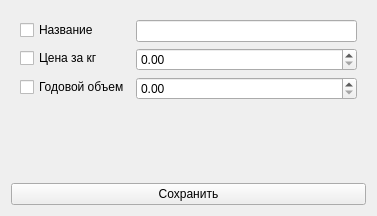
<?xml version="1.0" encoding="UTF-8"?>
<ui version="4.0">
 <class>Form</class>
 <widget class="QWidget" name="Form">
  <property name="geometry">
   <rect>
    <x>0</x>
    <y>0</y>
    <width>377</width>
    <height>216</height>
   </rect>
  </property>
  <property name="windowTitle">
   <string>Form</string>
  </property>
  <layout class="QVBoxLayout" name="verticalLayout">
   <item>
    <widget class="QWidget" name="widget" native="true">
     <layout class="QFormLayout" name="formLayout">
      <item row="0" column="0">
       <widget class="QCheckBox" name="nB">
        <property name="text">
         <string>Название</string>
        </property>
       </widget>
      </item>
      <item row="0" column="1">
       <widget class="QLineEdit" name="name"/>
      </item>
      <item row="1" column="0">
       <widget class="QCheckBox" name="pB">
        <property name="text">
         <string>Цена за кг</string>
        </property>
       </widget>
      </item>
      <item row="1" column="1">
       <widget class="QDoubleSpinBox" name="price">
        <property name="maximum">
         <double>10000000000000000905969664.000000000000000</double>
        </property>
       </widget>
      </item>
      <item row="2" column="0">
       <widget class="QCheckBox" name="vB">
        <property name="text">
         <string>Годовой объем</string>
        </property>
       </widget>
      </item>
      <item row="2" column="1">
       <widget class="QDoubleSpinBox" name="vol">
        <property name="maximum">
         <double>10000000000000000905969664.000000000000000</double>
        </property>
       </widget>
      </item>
     </layout>
    </widget>
   </item>
   <item>
    <widget class="QPushButton" name="btn">
     <property name="text">
      <string>Сохранить</string>
     </property>
    </widget>
   </item>
  </layout>
 </widget>
 <resources/>
 <connections/>
</ui>
